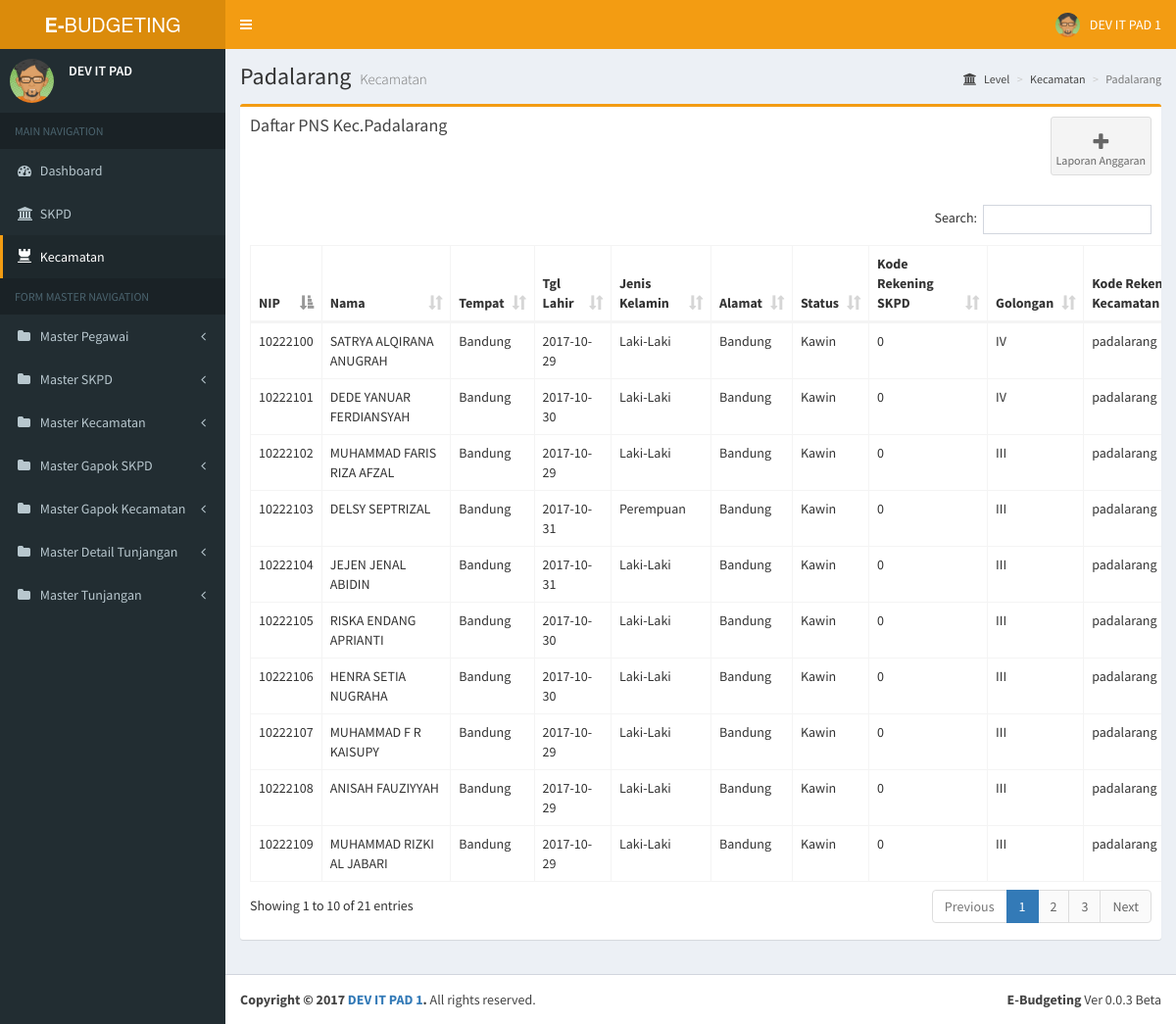
Screenshot of /home.php?page=padalarang_view_pegawai with the database file from the repository.
### tables this page shows
CREATE TABLE `pegawai` (
  `nip` varchar(50) NOT NULL,
  `nama` varchar(50) DEFAULT NULL,
  `tempat_lahir` varchar(50) DEFAULT NULL,
  `tgl_lahir` date DEFAULT NULL,
  `jenis_kelamin` enum('Laki-Laki','Perempuan') DEFAULT NULL,
  `alamat` varchar(50) DEFAULT NULL,
  `status_perkawinan` enum('Lajang','Kawin','Janda','Duda') DEFAULT NULL,
  `kd_rek_skpd` varchar(50) DEFAULT NULL,
  `kd_golongan` varchar(10) DEFAULT NULL,
  `kd_rek_kecamatan` varchar(50) DEFAULT NULL,
  `eselon` varchar(10) DEFAULT NULL,
  `jml_anak` enum('1','2','0') DEFAULT NULL,
  PRIMARY KEY (`nip`),
  KEY `kd_rek_skpd` (`kd_rek_skpd`),
  KEY `kd_golongan` (`kd_golongan`),
  KEY `kd_rek_kecamatan` (`kd_rek_kecamatan`),
  CONSTRAINT `pegawai_ibfk_1` FOREIGN KEY (`kd_rek_skpd`) REFERENCES `skpd` (`kd_rek_skpd`) ON DELETE CASCADE ON UPDATE CASCADE,
  CONSTRAINT `pegawai_ibfk_2` FOREIGN KEY (`kd_golongan`) REFERENCES `golongan` (`kd_golongan`) ON DELETE CASCADE ON UPDATE CASCADE,
  CONSTRAINT `pegawai_ibfk_3` FOREIGN KEY (`kd_rek_kecamatan`) REFERENCES `kecamatan` (`kd_rek_kecamatan`) ON DELETE CASCADE ON UPDATE CASCADE
);

### page/kecamatan/padalarang/view_pegawai.php (the view, shortened to what this page needs)
<section class="content-header">
  <h1>
    Padalarang
    <small>Kecamatan </small>
  </h1>
  <ol class="breadcrumb">
    <li><a href="#"><i class="fa fa-institution"></i> Level</a></li>
    <li class="active"><a href="?page=kecamatan">Kecamatan</a></li>
    <li class="active">Padalarang</li>
  </ol>
</section>
<section class="content container-fluid">
	      <div class="row">
	        <div class="col-xs-12">
	          <div class="box box-warning">
	            <div class="box-header">
	            	<div class="row">
	            		<div class="col-sm-6">
	            			<h3 class="box-title">Daftar PNS Kec.Padalarang</h3>
	            		</div>
	            		<div class="col-sm-6">
	            		<div class=" pull-right">
	            			<a class="btn btn-app" href="?page=padalarang_view_anggaran">
								<i class="fa fa-plus"></i> Laporan Anggaran
						    </a>
						</div>
	            		</div>
	            	</div>
	            </div>
	             <div class="box-body" style="overflow-x: scroll;">
	              <table id="bpkd-table" class="table table-bordered table-hover" style="width: 140%;">
	                <thead>
	                <tr>
	                  <th>NIP</th>
	                  <th>Nama</th>
	                  <th>Tempat</th>
	                  <th>Tgl Lahir</th>
	                  <th>Jenis Kelamin</th>
	                  <th>Alamat</th>
	                  <th>Status</th>
					  <th>Kode Rekening SKPD</th>
	                  <th>Golongan</th>
	                  <th>Kode Rekening Kecamatan</th>
	                </tr>
	                </thead>
	                <tbody>
	            	<?php
				$con = mysqli_connect("localhost","root","","ebudget");
				$result = mysqli_query($con,"SELECT * FROM pegawai WHERE kd_rek_kecamatan LIKE '%padalarang'");
				while($row = mysqli_fetch_array($result))
				{
				?>
				<tr class='default'>
					<td><?php echo $row[0]; ?></td>
					<td><?php echo $row[1]; ?></td>
					<td><?php echo $row[2]; ?></td>
					<td><?php echo $row[3]; ?></td>
					<td><?php echo $row[4]; ?></td>
					<td><?php echo $row[5]; ?></td>
					<td><?php echo $row[6]; ?></td>
					<td><?php echo $row[7]; ?></td>
					<td><?php echo $row[8]; ?></td>
					<td><?php echo $row[9]; ?></td>
			</tr>
			<?php
				}
			?>
	              </table>
	            </div>
	          </div>
	        </div>
	    </div>
</section>

### rows the page displays
pegawai: nip "10222100", nama "SATRYA ALQIRANA ANUGRAH", tempat_lahir "Bandung", tgl_lahir "2017-10-29", jenis_kelamin "Laki-Laki", alamat "Bandung", status_perkawinan "Kawin", kd_rek_skpd "0", kd_golongan "IV", kd_rek_kecamatan "padalarang"
pegawai: nip "10222101", nama "DEDE YANUAR FERDIANSYAH", tempat_lahir "Bandung", tgl_lahir "2017-10-30", jenis_kelamin "Laki-Laki", alamat "Bandung", status_perkawinan "Kawin", kd_rek_skpd "0", kd_golongan "IV", kd_rek_kecamatan "padalarang"
pegawai: nip "10222102", nama "MUHAMMAD FARIS RIZA AFZAL", tempat_lahir "Bandung", tgl_lahir "2017-10-29", jenis_kelamin "Laki-Laki", alamat "Bandung", status_perkawinan "Kawin", kd_rek_skpd "0", kd_golongan "III", kd_rek_kecamatan "padalarang"
pegawai: nip "10222103", nama "DELSY SEPTRIZAL", tempat_lahir "Bandung", tgl_lahir "2017-10-31", jenis_kelamin "Perempuan", alamat "Bandung", status_perkawinan "Kawin", kd_rek_skpd "0", kd_golongan "III", kd_rek_kecamatan "padalarang"
pegawai: nip "10222104", nama "JEJEN JENAL ABIDIN", tempat_lahir "Bandung", tgl_lahir "2017-10-31", jenis_kelamin "Laki-Laki", alamat "Bandung", status_perkawinan "Kawin", kd_rek_skpd "0", kd_golongan "III", kd_rek_kecamatan "padalarang"
pegawai: nip "10222105", nama "RISKA ENDANG APRIANTI", tempat_lahir "Bandung", tgl_lahir "2017-10-30", jenis_kelamin "Laki-Laki", alamat "Bandung", status_perkawinan "Kawin", kd_rek_skpd "0", kd_golongan "III", kd_rek_kecamatan "padalarang"
pegawai: nip "10222106", nama "HENRA SETIA NUGRAHA", tempat_lahir "Bandung", tgl_lahir "2017-10-30", jenis_kelamin "Laki-Laki", alamat "Bandung", status_perkawinan "Kawin", kd_rek_skpd "0", kd_golongan "III", kd_rek_kecamatan "padalarang"
pegawai: nip "10222107", nama "MUHAMMAD F R KAISUPY", tempat_lahir "Bandung", tgl_lahir "2017-10-29", jenis_kelamin "Laki-Laki", alamat "Bandung", status_perkawinan "Kawin", kd_rek_skpd "0", kd_golongan "III", kd_rek_kecamatan "padalarang"
pegawai: nip "10222108", nama "ANISAH FAUZIYYAH", tempat_lahir "Bandung", tgl_lahir "2017-10-29", jenis_kelamin "Laki-Laki", alamat "Bandung", status_perkawinan "Kawin", kd_rek_skpd "0", kd_golongan "III", kd_rek_kecamatan "padalarang"
pegawai: nip "10222109", nama "MUHAMMAD RIZKI AL JABARI", tempat_lahir "Bandung", tgl_lahir "2017-10-29", jenis_kelamin "Laki-Laki", alamat "Bandung", status_perkawinan "Kawin", kd_rek_skpd "0", kd_golongan "III", kd_rek_kecamatan "padalarang"
